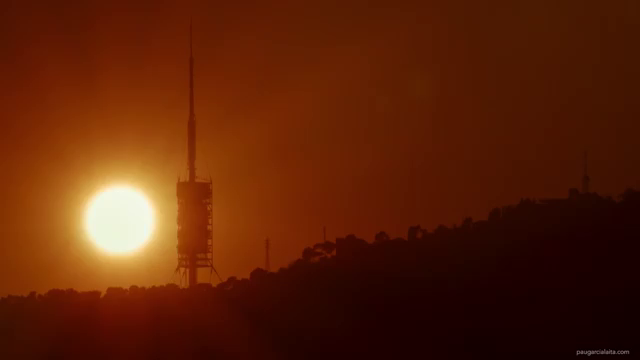
#> input picture Fifth Course/Visión Artificial/Prova Lab3E2/E2_P3/Barcelona-sequence/Barcelona-frame00104.png, 640 x 360 px; its folder holds 4 pictures in this run
$ jupyter execute --allow-errors E2_P3.ipynb
#> lines starting #> are read from the running program, lines starting #| are printed output that depends on the picture
**Exercise 2 — Background Subtraction**

- Load the sequence of frames from the `Barcelona-sequence` folder.
- Compute the average background image.
- Subtract it from each frame to obtain binary foreground masks (threshold manually).
- Extract the foreground for each frame.
- Plot the foreground for every 20th frame in the sequence as shown below:

[cell 1]
import os
import numpy as np
import matplotlib.pyplot as plt
from skimage import io
from matplotlib.animation import FuncAnimation
from IPython.display import HTML, display

[cell 2]
def load_images_from_folder(folder):
#> called with folder = 'Barcelona-sequence'
    images = []
    for filename in sorted(os.listdir(folder)):
        img = io.imread(os.path.join(folder, filename))
#> img is the input picture: shape (360, 640, 3); mean R, G, B 91.7, 34.2, 8.2
        if img is not None:
            images.append(img)
    return images

[cell 3]
def compute_background(frames):
    # Convertir la lista de frames en un array de numpy 4D (número de frames, altura, anchura, canales)
    frame_stack = np.array(frames)
    # Calcular la mediana a lo largo del eje temporal (axis=0)
    background = np.median(frame_stack, axis=0).astype(np.uint8)
    return background

[cell 4]
# Paso 3: Restar el background de cada frame para obtener el primer plano (foreground)
def subtract_background(frame, background_image, threshold=90):
    # Calcular la diferencia absoluta entre el frame y el background
    # NOTA IMPORTANTE: Se convierte a int32 para evitar que los números negativos den la vuelta (overflow) en uint8
    foreground = np.abs(frame.astype(np.int32) - background_image.astype(np.int32))

    # Aplicar un umbral para aislar los píxeles interesantes (primer plano)
    mask = np.max(foreground, axis=2) > threshold  # Umbral sobre la diferencia máxima en cualquiera de los canales

    # Crear una máscara para resaltar los objetos en primer plano
    foreground_image = np.zeros_like(frame)
    foreground_image[mask] = frame[mask]  # Extraer los píxeles del primer plano del frame
    return foreground_image

[cell 5]
# Paso 1: Cargar los frames

folder = 'Barcelona-sequence'
frames = load_images_from_folder(folder)

# Paso 2: Calcular la imagen background usando un filtro de mediana sobre todos los frames
# El background se calcula como la mediana de los valores de píxel a lo largo del eje del tiempo (eje temporal)

foreground_images = []

background_image = compute_background(frames)
for i in range(0,len(frames)):

    # Calculamos la imagen foreground para cada frame
    foreground_image = subtract_background(frames[i], background_image)
    foreground_images.append(foreground_image)
#> this loop made 4 passes
#> pass 1, in subtract_background, `foreground = np.abs(frame.astype(np.int32) - background_image.astype(n..`:
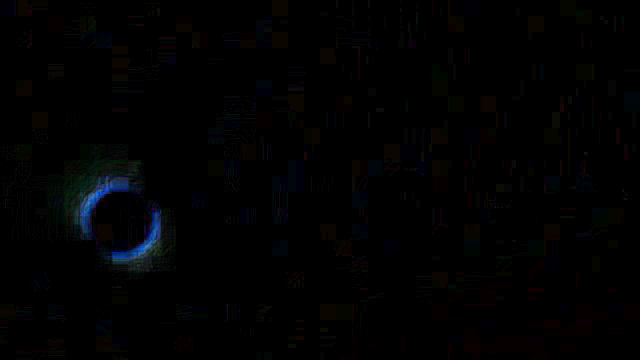
#> foreground: shape (360, 640, 3) int32; mean R, G, B 0.3, 0.3, 0.3; drawn with min black and max white

# Ploteamos los resultados
#> (the rest of this cell did not finish here and is left out)
